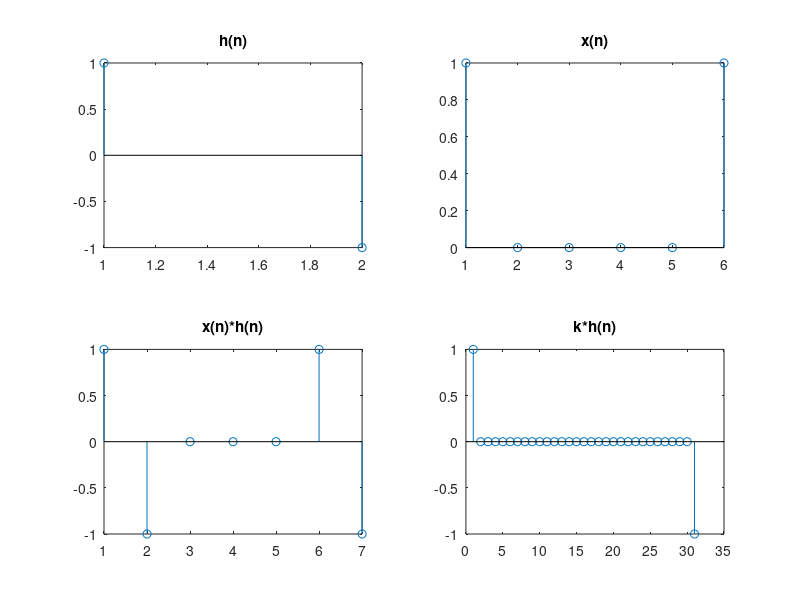

Recreate this plot in MATLAB.
% Tecnologico de Costa Rica
% Escuela de Ingenieria Electronica
% El-5805 Procesamiento Digital de Señales

% This Octave File solves the
% problems given for the Course
% Digital Signal Processing

% Lets create a Window

figure('name', 'Exercise #2 - Digital Signal Processing');

h = [1, -1];

x = [1,0,0,0,0,1];

c = conv(x, h);

c2 = conv(ones(1, 30), h);

subplot(2,2,1); p1 = stem(h); title('h(n)');
subplot(2,2,2); p2 = stem(x); title('x(n)');
subplot(2,2,3); p3 = stem(c); title('x(n)*h(n)');
subplot(2,2,4); p3 = stem(c2); title('k*h(n)');

% Filtro pasa alto, con constantes solo devuelve 0
